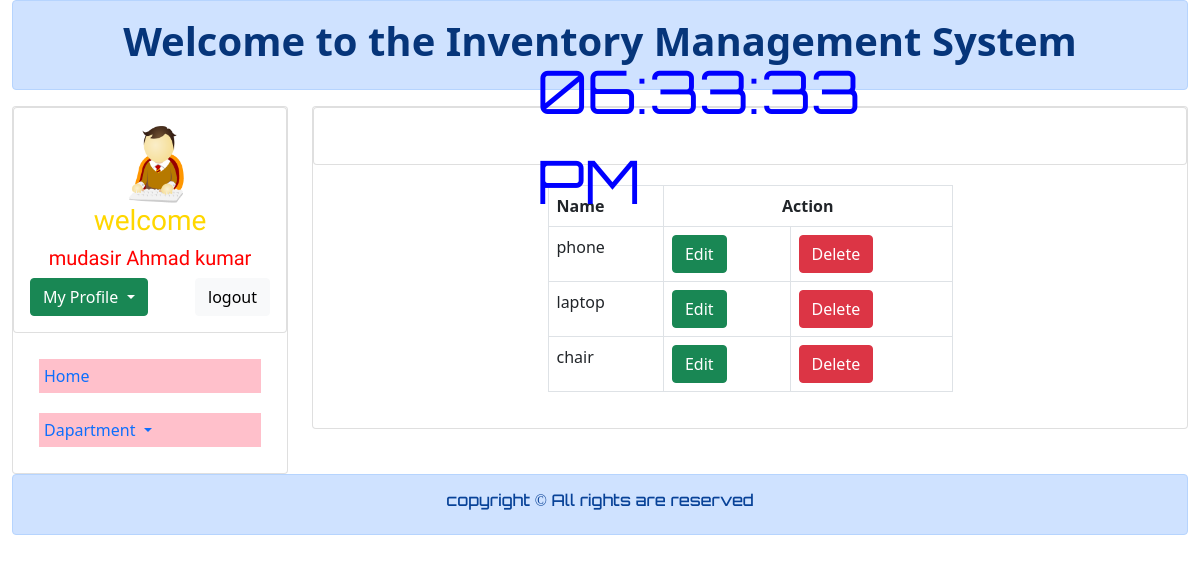
Page /manage_catagory.php (signed in) on the committed database.
### tables this page shows
CREATE TABLE `add_catagory` (
  `id` int(13) NOT NULL,
  `catagory` varchar(30) NOT NULL
);

### manage_catagory.php (the view, shortened to what this page needs)
<?php
include 'connection.php';
?>
<!DOCTYPE html>
<html lang="en">
<head>
    <link href="https://cdn.jsdelivr.net/npm/bootstrap@5.0.0/dist/css/bootstrap.min.css" rel="stylesheet">
</head>
<body>
    <div class="container-fluid">
        <div class="row">
            <div class="col-md-12">
                        <div class="alert alert-primary" role="alert">
                            <h1 class="text-center"> <a href="#" class="alert-link" style="text-decoration: none;">Welcome to the Inventory Management System</a></h1>
                        </div>
            </div>
        </div>
        <div class="row">
            <div class="col-md-3">
                <div class="card">
                <div class="row">
                         <div class="col-md-12">
                             <div class="card">
                                <div class="card-body">
                                    <div class="row">
                                    <div class="col-md-4"></div>
                                        <div class="col-md-4">
                                          <img style="height:80px; width: 80px; border-radious:50px; justify-item: center;" src="img/logo.png" alt="">
                                        </div>
                                        <div class="col-md-4"></div>
                                    </div>
                                    <h3 class="text-center" style="font-family: 'Texturina', serif; color:gold">welcome</h3>
                                    <h2 class="text-center "  style="font-family: 'Texturina', serif; color:red; font-size:20px"><?php echo $_SESSION['name'];?></h2>
                                   <div class="dropdown">
                                        <button class="btn btn-success dropdown-toggle" type="button" id="dropdownMenuButton1" data-bs-toggle="dropdown" aria-expanded="false">
                                            My Profile
                                        </button>
                                        <a class="btn btn-light" style="float:right;" href="logout.php" role="button">logout</a>
                                    </div>
                                </div>
                             </div>
                         </div>
                     </div>
                    <div class="card-body">
                        <nav class="nav flex-column">
                            <a class="nav-link" href="dashboard.php">Home</a>
                            <a class="nav-link dropdown-toggle" href="#" id="navbarDropdown" role="button" data-bs-toggle="dropdown" aria-expanded="false">
                            Dapartment
                            </a>
                         </nav>
                    </div>
                </div>
            </div>
            <div class="col-md-9">
                <div class="card">
                     <div class="row">
                         <div class="col-md-12">
                             <div class="card">
                                <div class="card-body"><br>
                                <div id="MyClockDisplay" class="clock"></div>
                                </div>
                             </div>
                         </div>
                     </div>
                    <div class="card-body" style="margin:10px; padding:10px;">
                    <div class="row">
                            <div class="col-md-3"></div>
                            <div class="col-md-6">
                                <table class="table table-bordered table-hover">
                                    <thead>
                                        <tr>
                                            <th>Name</th>
                                            <th colspan="2" style="text-align: center;">Action</th>
                                        </tr>
                                    </thead>
                                    <?php
                                        $query = "select * from add_catagory";
                                        $query_run = mysqli_query($connection,$query);
                                        while($row = mysqli_fetch_assoc($query_run)){
                                            ?>
                                            <tr>
                                                <td><?php echo $row['catagory'];?></td>
                                                <td>
                                                    <button class="btn btn-success" name=""><a style="text-decoration: none; color: white;"  href="edit_catagory.php?cid=<?php echo $row['id'];?>">Edit</a></button>
                                                </td>
                                                <td>
                                                    <button class="btn btn-danger" name=""><a style="text-decoration: none; color: white;"  href="delete_catagory.php?cid=<?php echo $row['id'];?>">Delete</a></button>
                                                </td>
                                            </tr>
                                            <?php
                                        }
                                    ?>
                                </table>
                            </div>
                            <div class="col-md-3"></div>
	                    </div>
                    </div>
                </div>
            </div>
        </div>
        <div class="row">
            <div class="col-md-12">
                        <div class="alert alert-primary" role="alert">
                            <h6 class="text-center" style="text-decoration: none; font-family: Orbitron;"> copyright &copy; All rights are reserved</h6>
                        </div>
            </div>
    </div>
</body>
</html>

### manage_catagory.php (style rules this page uses)
.nav { color: black; }
.nav a { padding: 5px; margin:10px; background-color: pink; }
.clock { position: absolute; top: 50%; left: 50%; transform: translateX(-50%) translateY(-50%); color: blue; font-family: Orbitron; font-size: 60px; padding: 0px 5px 0px 5px; }

### rows in the picture
add_catagory: catagory "phone"
add_catagory: catagory "laptop"
add_catagory: catagory "chair"

### other values in the picture
$_SESSION['name'] "mudasir Ahmad kumar"
